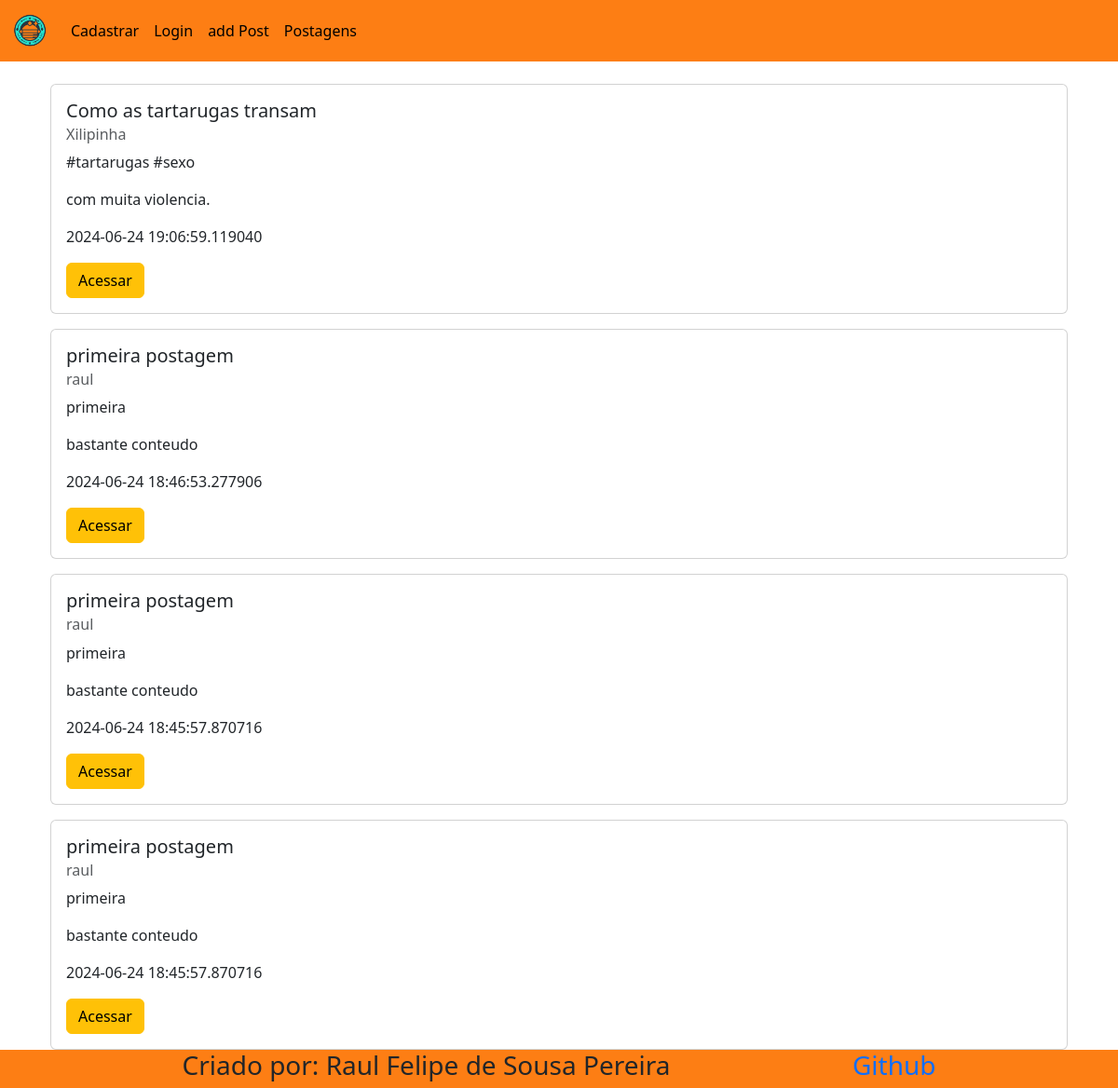
The page /posts on the database its author committed.
### models.py (models this page shows)
class PostModel(db.Model):
    id = mapped_column(Integer, primary_key=True,autoincrement=True)
    title = mapped_column(String(255))
    content = mapped_column(Text)
    author = mapped_column(String(255))
    date_posted = mapped_column(DateTime, default=datetime.now(timezone.utc))
    slug = mapped_column(String(255))

### routes.py (the view)
@app.route('/posts')
def posts():
    posts = PostModel.query.order_by(PostModel.id).all()
    return render_template('posts.html',posts=posts)

### templates/posts.html (shortened to what this page needs)
{%extends "base.html"%}
{%block body%}
<div class="container d-flex flex-column-reverse gap-3">
{%for post in posts%}
<div class="card" style="min-width: 20rem;">
    <div class="card-body">
        <h5 class="card-title">{{post.title}}</h5>
        <h6 class="card-subtitle mb-2 text-body-secondary">{{post.author}}</h6>
        <p class="card-text">{{post.slug}}</p>
        <p class="card-text">{{post.content}}</p>
        <p class="card-text">{{post.date_posted}}</p>
        <a href="{{url_for('vizualizar_postagem',id=post.id)}}" class="btn btn-warning">Acessar</a>
    </div>
</div>
{%endfor%}
</div>
{%endblock%}

### templates/base.html (shortened to what this page needs)
<!DOCTYPE html>
<html lang="pt-br">
<head>
    <link rel="stylesheet" href="https://cdn.jsdelivr.net/npm/bootstrap-icons@1.9.1/font/bootstrap-icons.css">
    <link rel="stylesheet" type="text/css" href="{{url_for('static', filename='table.css')}}">
    <link rel="stylesheet" type="text/css" href="{{url_for('static', filename='bootstrap.css')}}">
</head>
<body class="d-flex flex-column min-vh-100">
    {% include "navbar.html"%}
    <br>
    <div class="container-xl">
    {%block body%}
    {%endblock%}
    </div>
    <footer style="background-color: #fd7e14;" class="mt-auto d-flex justify-content-evenly">
        <h3>Criado por: Raul Felipe de Sousa Pereira</h2>
        <h3><a href="https://github.com/RaulFSP" target="_blank" style="text-decoration: none;">Github</a></h3>
    </footer>
</body>
</html>

### templates/navbar.html (shortened to what this page needs)
<nav class="navbar navbar-expand-lg" style="background-color: #fd7e14;">
    <div class="container-fluid">
        <a class="navbar-brand" href="{{url_for('index')}}">
            <img src="../static/images/logo_projeto_integrador_300.png" alt="Bootstrap" width="40" height="40">
        </a>
        <div class="collapse navbar-collapse" id="navbarSupportedContent">
            <ul class="navbar-nav me-auto mb-2 mb-lg-0">
                <li class="nav-item">
                    <a class="nav-link active" aria-current="page" href="{{url_for('user')}}">Cadastrar</a>
                </li>
                <li class="nav-item">
                    <a class="nav-link active" href="{{url_for('teste_senha')}}">Login</a>
                </li>
                <li class="nav-item">
                    <a class="nav-link active" href="{{url_for('add_post')}}">add Post</a>
                </li>
                <li class="nav-item">
                    <a class="nav-link active" href="{{url_for('posts')}}">Postagens</a>
                </li>
            </ul>
        </div>
    </div>
</nav>

### rows shown on the page
PostModel: title "primeira postagem", author "raul", slug "primeira", content "bastante conteudo", date_posted "2024-06-24 18:45:57.870716"
PostModel: title "primeira postagem", author "raul", slug "primeira", content "bastante conteudo", date_posted "2024-06-24 18:45:57.870716"
PostModel: title "primeira postagem", author "raul", slug "primeira", content "bastante conteudo", date_posted "2024-06-24 18:46:53.277906"
PostModel: title "Como as tartarugas transam", author "Xilipinha", slug "#tartarugas #sexo", content "com muita violencia.", date_posted "2024-06-24 19:06:59.119040"
